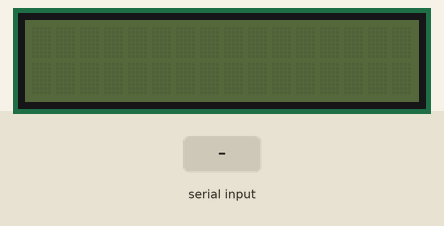
Recording of a sketch running on a simulated ATtiny85, built with avr-gcc and run on an emulated ATtiny85. On the bench: 16×2 character LCD. The test bench sets the inputs (shaded band). What the sketch prints to the serial monitor is not drawn.

Above: at 1.2 s.
1.3 s: "1" received over Serial
At 2.6 s:
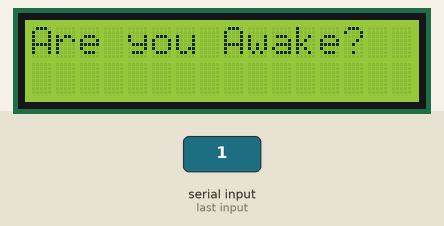
4.3 s: "2" received over Serial
At 5.7 s:
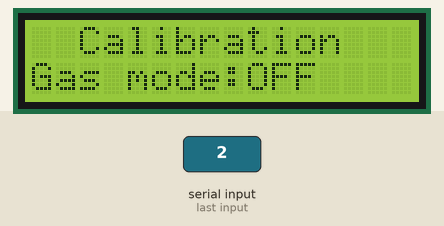
6.0 s: "4" received over Serial
At 7.3 s:
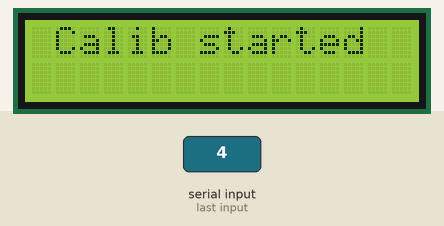
Timing chart, 0 to 9.0 s (numbered marks = the images above; inputs shaded):
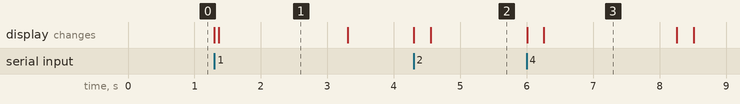

Measured:
- after the input at 1.3 s, the display: first changes at once (image 1 shows a later state)
- after the input at 4.3 s, the display: first changes at once (image 2 shows a later state)
- after the input at 6.0 s, the display: first changes at once (image 3 shows a later state)
- what the display in image 1 shows lasts 1.9 s, from 1.4 s to 3.3 s
- what the display in image 3 shows lasts 2.0 s, from 6.3 s to 8.3 s

The sketch:

test_displayfull.ino
```cpp
#include <LiquidCrystal.h>
const int rs = 7, en = 6, d4 = 5, d5 = 4, d6 = 3, d7 = 2;
LiquidCrystal lcd(rs, en, d4, d5, d6, d7);
int numb;
int displayMode=0;
bool gasMode = false;
bool displayChangedState=false;
void setup() {
  Serial.begin(9600);
}

void loop() {
  if (Serial.available()>0){
      numb = Serial.read();
      Serial.println(numb);
  }
  if(numb=='1'){
    startupDisplay();
  }
  if(numb=='2'){
    displayMode++;
    displayChangedState=true;
  }
  if(numb=='3'){
    gasUpdate();
  }
  if(displayMode==1 && numb=='4'){
    lcd.clear();
    swipe("Calib started");
    delay(2000);
    swipe("Clench fist");
    delay(5000);
    swipe("Stretch out hand");
    delay(5000);
    swipe("Calib finished");
    delay(2000);
    swipe("Calibration");
    gasMode=true;
    lcd.setCursor(0, 1);
    lcd.print("Gas mode:");
    lcd.setCursor(9, 1);
    lcd.print("OFF");
  }

  if(displayChangedState){
    switch (displayMode) {
      case 1 :
        swipe("Calibration");
      break;
      case 2 :
        swipe("30KM/H");
      break;
      case 3 :
        swipe("17:36");
      break;
      case 4 :
        swipe("Battery Time");
        displayMode=0;
      break;
    }
  }
  numb='0';
  displayChangedState=false;
}

void startupDisplay(){
  unsigned long startTime = millis();
  lcd.begin(16, 2);
  lcd.print("Are you Awake?");
  while (millis()-startTime< 2000){
  }
  lcd.clear();
  lcd.setCursor(5, 0);
  lcd.print("17:36");
  lcd.setCursor(0, 1);
  lcd.print("Gas mode:");
  lcd.setCursor(9, 1);
  lcd.print("OFF");
}


void swipe(String menu){
    int start = ((16-menu.length())/2);
    lcd.setCursor(0, 0);
    lcd.print("                ");
    lcd.setCursor(start, 0);
    delay(250);
    lcd.print(menu);
}

void gasUpdate(){
  if(gasMode == true){
      lcd.setCursor(9, 1);
      lcd.print("OFF ");
      gasMode = false;
    }
    else{
      lcd.setCursor(9, 1);
      lcd.print("ON ");
      gasMode = true;
    }
}
```
